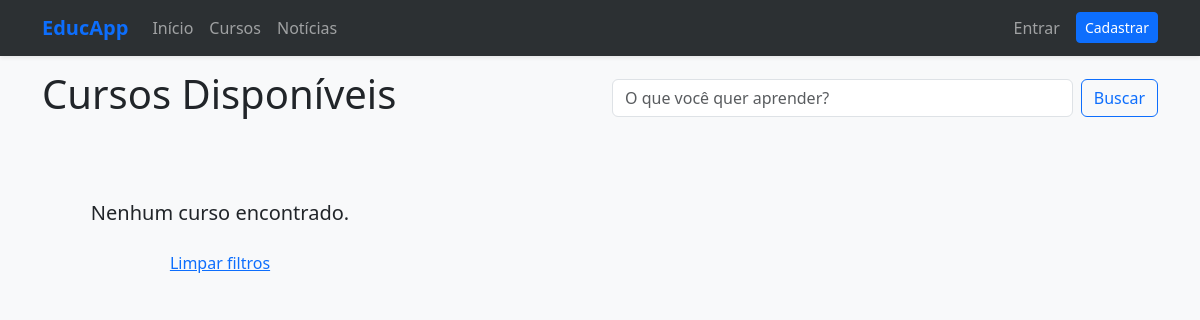
Before: /cursos/ with the older database file.
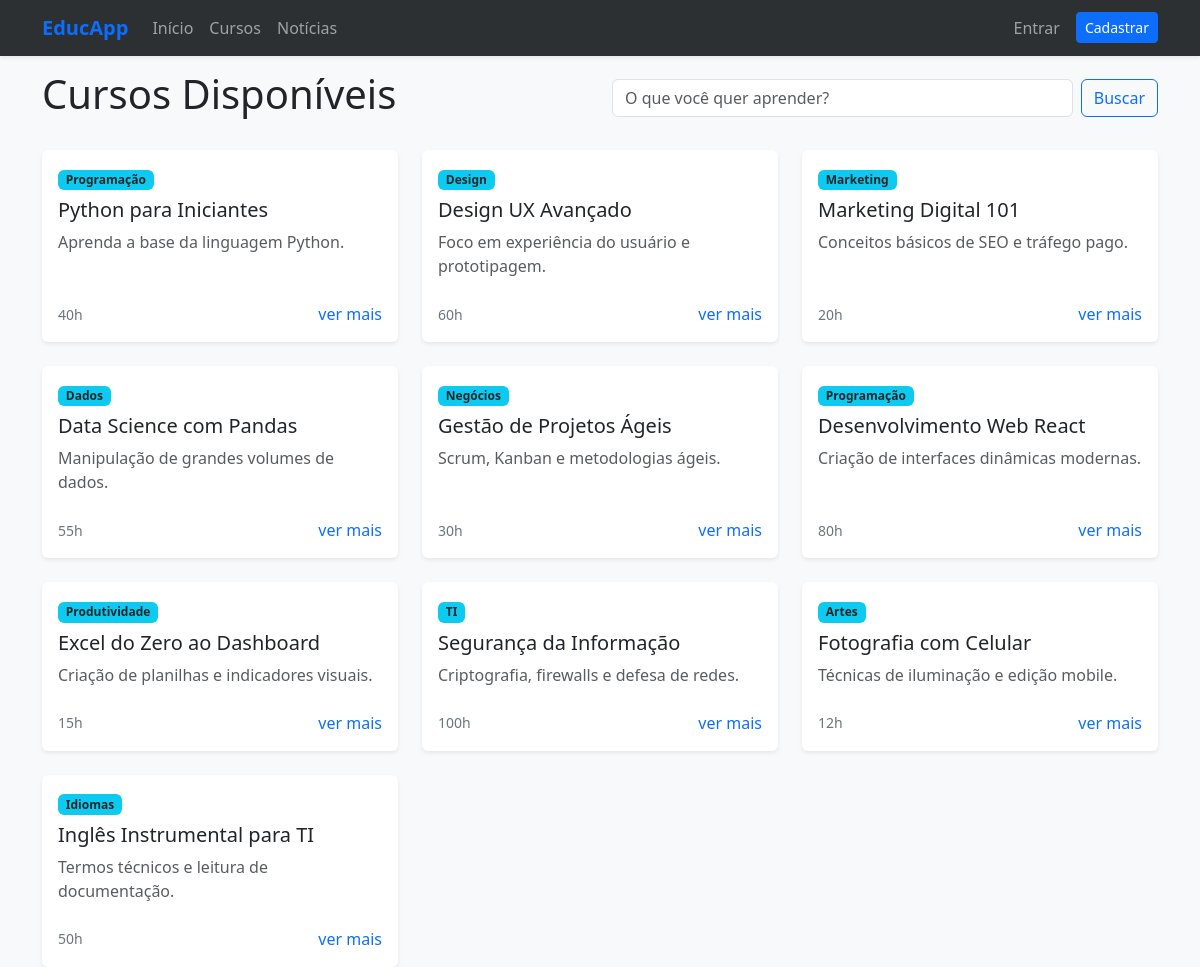
After: the same page with the newer database file.
### homeapp/models.py (models this page shows, shortened)
class Curso(models.Model):
    STATUS_CHOICES = [
        ('R', 'Rascunho'),
        ('P', 'Publicado'),
        ('E', 'Encerrado'),
    ]
    nome = models.CharField(max_length=200)
    categoria = models.CharField(max_length=100)
    carga_horaria = models.PositiveIntegerField(help_text="Carga horária em horas")
    descricao = models.TextField()
    data_lancamento = models.DateTimeField(auto_now_add=True)
    status = models.CharField(max_length=1, choices=STATUS_CHOICES, default='R')

### homeapp/views.py (the view)
# urls.py: path('cursos/', views.cursos, name='cursos'),
def cursos(request):
    termo_busca = request.GET.get('busca')
    todos_cursos = Curso.objects.filter(status='P')
    if termo_busca:
        todos_cursos = todos_cursos.filter(nome__icontains=termo_busca)
    return render(request, 'homeapp/cursos.html', {'cursos': todos_cursos})

### homeapp/templates/homeapp/cursos.html (shortened to what this page needs)
{% extends 'homeapp/base.html' %}
{% block content %}
<div class="row mb-4 align-items-center">
    <div class="col-md-6">
        <h2 class="display-6">Cursos Disponíveis</h2>
    </div>
    <div class="col-md-6">
        <form method="GET" class="d-flex">
            <input class="form-control me-2" type="text" name="busca" placeholder="O que você quer aprender?" value="{{ request.GET.busca }}">
            <button class="btn btn-outline-primary" type="submit">Buscar</button>
        </form>
    </div>
</div>
<div class="row row-cols-1 row-cols-md-3 g-4">
    {% for curso in cursos %}
    <div class="col">
        <div class="card h-100">
            <div class="card-body">
                <span class="badge bg-info text-dark mb-2">{{ curso.categoria }}</span>
                <h5 class="card-title">{{ curso.nome }}</h5>
                <p class="card-text text-muted">{{ curso.descricao|truncatewords:15 }}</p>
            </div>
            <div class="card-footer bg-transparent border-0 pb-3">
                <div class="d-flex justify-content-between align-items-center">
                    <small class="text-secondary"> {{ curso.carga_horaria }}h</small>
                    <a href="{% url 'detalhe_curso' curso.id %}" style="text-decoration: none;">ver mais</a>
                </div>
            </div>
        </div>
    </div>
    {% empty %}
    <div class="col-12 text-center py-5">
        <p class="lead">Nenhum curso encontrado.</p>
        <a href="{% url 'cursos' %}" class="btn btn-link">Limpar filtros</a>
    </div>
    {% endfor %}
</div>
{% endblock %}

### homeapp/templates/homeapp/base.html (shortened to what this page needs)
<!DOCTYPE html>
<html lang="pt-br">
<head>
    <link href="https://cdn.jsdelivr.net/npm/bootstrap@5.3.0/dist/css/bootstrap.min.css" rel="stylesheet">
</head>
<body>
    <nav class="navbar navbar-expand-lg navbar-dark bg-dark fixed-top shadow-sm">
        <div class="container">
            <a class="navbar-brand" href="{% url 'home' %}">EducApp</a>
            <div class="collapse navbar-collapse" id="navbarNav">
                <ul class="navbar-nav me-auto">
                    <li class="nav-item"><a class="nav-link" href="{% url 'home' %}">Início</a></li>
                    <li class="nav-item"><a class="nav-link" href="{% url 'cursos' %}">Cursos</a></li>
                    <li class="nav-item"><a class="nav-link" href="{% url 'noticias' %}">Notícias</a></li>
                </ul>
                <ul class="navbar-nav">
                    {% if user.is_authenticated %}
                        <li class="nav-item dropdown">
                            <a class="nav-link dropdown-toggle text-white" href="#" id="userDropdown" role="button" data-bs-toggle="dropdown">
                                Olá, {{ user.username }}
                            </a>
                            <ul class="dropdown-menu dropdown-menu-end shadow">
                                <li><a class="dropdown-item" href="{% url 'editar_perfil' %}">Meu Perfil</a></li>
                                {% if user.perfil.is_professor %}
                                    <li><a class="dropdown-item fw-bold text-primary" href="{% url 'painel_professor' %}">Painel Professor</a></li>
                                {% endif %}
                                {% if user.perfil.is_aluno %}
                                    <li><a class="dropdown-item" href="{% url 'painel_aluno' %}">Área do Aluno</a></li>
                                {% endif %}
                                <li><hr class="dropdown-divider"></li>
                                {% if user.is_staff %}
                                    <li><a class="dropdown-item fw-bold text-warning" href="{% url 'painel_admin_custom' %}">⚙️ GESTÃO</a></li>
                                    <li><hr class="dropdown-divider"></li>
                                {% endif %}
                                <li class="px-3">
                                    <form action="{% url 'sair' %}" method="post">
                                        {% csrf_token %}
                                        <button type="submit" class="btn btn-sm btn-danger w-100">Sair</button>
                                    </form>
                                </li>
                            </ul>
                        </li>
                    {% else %}
                        <li class="nav-item"><a class="nav-link" href="{% url 'entrar' %}">Entrar</a></li>
                        <li class="nav-item"><a class="btn btn-primary btn-sm ms-lg-2 mt-1" href="{% url 'cadastro_usuario' %}">Cadastrar</a></li>
                    {% endif %}
                </ul>
            </div>
        </div>
    </nav>
    <div class="container">
        {% block content %}{% endblock %}
    </div>
</body>
</html>

### homeapp/templates/homeapp/base.html (style rules this page uses)
body { background-color: #f8f9fa; padding-top: 70px; }
.navbar-brand { font-weight: bold; color: #0d6efd !important; }
.card { border: none; box-shadow: 0 0.125rem 0.25rem rgba(0, 0, 0, 0.075); transition: transform 0.2s; }
.navbar { backdrop-filter: blur(10px); background-color: rgba(33, 37, 41, 0.95) !important; }

Changed rows visible on the page:
added Curso: categoria "Programação", nome "Python para Iniciantes", descricao "Aprenda a base da linguagem Python.", carga_horaria "40"
added Curso: categoria "Design", nome "Design UX Avançado", descricao "Foco em experiência do usuário e prototipagem.", carga_horaria "60"
added Curso: categoria "Marketing", nome "Marketing Digital 101", descricao "Conceitos básicos de SEO e tráfego pago.", carga_horaria "20"
added Curso: categoria "Dados", nome "Data Science com Pandas", descricao "Manipulação de grandes volumes de dados.", carga_horaria "55"
added Curso: categoria "Negócios", nome "Gestão de Projetos Ágeis", descricao "Scrum, Kanban e metodologias ágeis.", carga_horaria "30"
added Curso: categoria "Programação", nome "Desenvolvimento Web React", descricao "Criação de interfaces dinâmicas modernas.", carga_horaria "80"
added Curso: categoria "Produtividade", nome "Excel do Zero ao Dashboard", descricao "Criação de planilhas e indicadores visuais.", carga_horaria "15"
added Curso: categoria "TI", nome "Segurança da Informação", descricao "Criptografia, firewalls e defesa de redes.", carga_horaria "100"
added Curso: categoria "Artes", nome "Fotografia com Celular", descricao "Técnicas de iluminação e edição mobile.", carga_horaria "12"
added Curso: categoria "Idiomas", nome "Inglês Instrumental para TI", descricao "Termos técnicos e leitura de documentação.", carga_horaria "50"
Other visible differences:
text no longer shown: "Nenhum curso encontrado. Limpar filtros"
